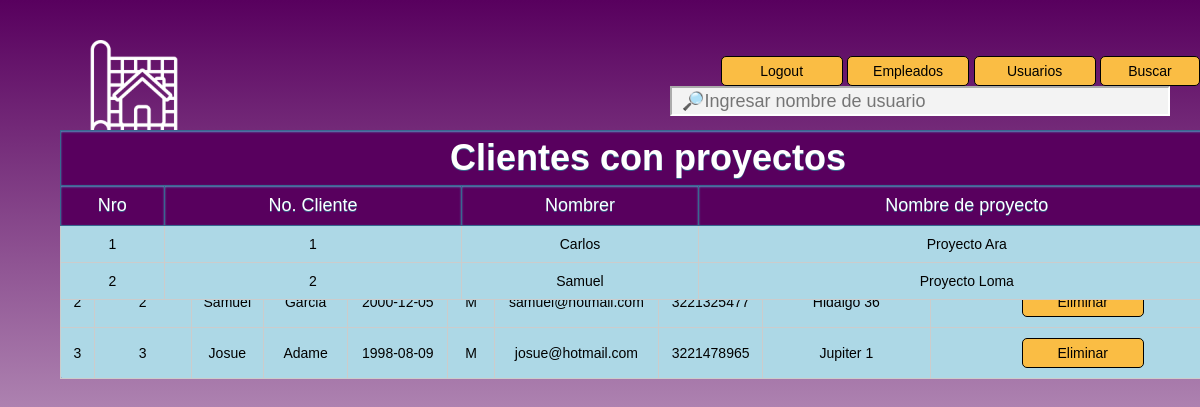
The app's page /admi/clientes.php with its own data.
### tables this page shows
CREATE TABLE `clientes` (
  `id_cliente` int(11) NOT NULL,
  `nombre` varchar(20) DEFAULT NULL,
  `apellidos` varchar(20) DEFAULT NULL,
  `fecha_nac` date DEFAULT NULL,
  `sexo` char(1) DEFAULT NULL,
  `correo` varchar(30) DEFAULT NULL,
  `num_tel` varchar(10) DEFAULT NULL,
  `direccion` varchar(50) DEFAULT NULL,
  `estatus` int(11) NOT NULL
);

CREATE TABLE `proyectos` (
  `id_proyecto` int(11) NOT NULL,
  `nombre` varchar(20) DEFAULT NULL,
  `id_encargado` int(11) DEFAULT NULL,
  `estado` varchar(10) DEFAULT NULL,
  `tiempo_estimado` int(11) DEFAULT NULL,
  `tiempo_finalizado` int(11) DEFAULT NULL,
  `id_cliente` int(11) DEFAULT NULL,
  `costo` int(11) DEFAULT NULL
);

### admi/clientes.php (the view, shortened to what this page needs)
<?php
include_once("../conexion/conexionBD.php");
?>
<html>
<head>
		<link rel="stylesheet" href="../css/style.css" />
</head>
<body>
    <table>
	<img src="../img/iconosh2.png">
			<div id="barrabuscar">
		<form method="POST">
		<a onclick="location.href='../login/log.php'">Logout</a>
        <a onclick="location.href='../admi/lis_emp.php'">Empleados</a>
        <a onclick="location.href='../admi/admi.php'">Usuarios</a>
	    <input type="submit" value="Buscar" name="btnbuscar"><input type="text" name="txtbuscar" id="cajabuscar" placeholder="&#128270;Ingresar nombre de usuario">
		</form>
		</div>
		<tr><th colspan="9"><h1>CLIENTES</h1><th colspan="2"><a style="font-weight: normal; font-size: 14px;" onclick="location.href='../admi/venta.php'">Regresar</a></th></tr>
		<tr>
		    <th>Nro</th>
			<th>No. Cliente</th>
            <th>Nombre</th>
            <th>Apellidos</th>
            <th>Fecha Nac.</th>
            <th>Sexo</th>
            <th>Correo</th>
            <th>Tel</th>
            <th>Direccion</th>
            <th>Accion</th>
			</tr>
        <?php
if(isset($_POST['btnbuscar']))
{
$buscar = $_POST['txtbuscar'];
$queryusuarios = mysqli_query($conexion, "SELECT nombre FROM clientes where id_cliente and estatus='0' like '".$buscar."%'");
}
else
{
$queryusuarios = mysqli_query($conexion, "SELECT * from clientes  where estatus='0' ORDER BY id_cliente asc");
}
		$numerofila = 0;
        while($mostrar = mysqli_fetch_array($queryusuarios))
		{    $numerofila++;
            echo "<tr>";
			echo "<td>".$numerofila."</td>";
			echo "<td>".$mostrar['id_cliente']."</td>";
            echo "<td>".$mostrar['nombre']."</td>";
            echo "<td>".$mostrar['apellidos']."</td>";
			echo "<td>".$mostrar['fecha_nac']."</td>";
			echo "<td>".$mostrar['sexo']."</td>";
			echo "<td>".$mostrar['correo']."</td>";
			echo "<td>".$mostrar['num_tel']."</td>";
			echo "<td>".$mostrar['direccion']."</td>";
            echo "<td style='width:26%'><a href=\"eliminar_cliente.php?nd=$mostrar[id_cliente]\" onClick=\"return confirm('¿Estás seguro de eliminar al cliente $mostrar[nombre]?')\">Eliminar</a></td>";
		}
        ?>
    </table>
	<br>
	<table>
		<tr><th colspan="4"><h1>Clientes con proyectos</h1></tr>
			<tr>
			<th>Nro</th>
			<th>No. Cliente</th>
            <th>Nombrer</th>
            <th>Nombre de proyecto</th>
			</tr>
        <?php
		$queryusuarios = mysqli_query($conexion, "Select clientes.id_cliente, clientes.nombre, proyectos.nombre as  Nombre_proyecto FROM clientes, proyectos where clientes.id_cliente = proyectos.id_cliente ORDER BY id_cliente asc");
		$numerofila = 0;
        while($mostrar = mysqli_fetch_array($queryusuarios))
		{    $numerofila++;
            echo "<tr>";
			echo "<td>".$numerofila."</td>";
            echo "<td>".$mostrar['id_cliente']."</td>";
            echo "<td>".$mostrar['nombre']."</td>";
			echo "<td>".$mostrar['Nombre_proyecto']."</td>";
		}
        ?>
    </table>
</body>
</html>

### css/style.css (style rules this page uses)
body { background: linear-gradient(to bottom, #58005E, white); font-family: sans-serif; margin:0; padding:0; height: 100%; width: 100%; display: flex; flex-direction: column; }
table { text-align:center; width: 90%; border-collapse: collapse; border: 1px solid black; margin:50px auto; background: white; position: absolute; top: 10%; left: 5%; }
th { background: #58005E; height: 40px; font-weight: lighter; text-shadow: 0 1px 0 black; color: white; border: 1px solid black; box-shadow: inset 0px 1px 2px black; transition: all 0.2s; font-size: 18px; }
tr { border-bottom: 1px solid black; width:100%; }
td { border: 1px solid black; padding: 10px; transition: all 0.2s; font-size: 14px; }
a,input[type="submit"],button { font-size: 14px; text-align:center; width: 100px; display: inline-block; background-color:#FABD44; padding: 6px 10px; border-radius:5px; text-decoration: none; color:black; border:1px solid black; cursor:pointer; }
h1 { font-family: sans-serif; margin:5px; }
img { position: absolute; top: 2%; left: 5%; width:100px; height:100px; float:left; position:absolute; margin-left:2%; }
#barrabuscar { color:white; text-align:right; position: absolute; left: 42%; top: 5%; }
#cajabuscar { width:500px; height:30px; font-size:18px; background-color:#f3f3f3; border-color:white; padding-left:10px; margin: 0px 30px; }

### admi/clientes.php (style rules this page uses)
body { font-family: sans-serif; margin:0; padding:0; height: 100%; width: 100%; display: flex; flex-direction: column; }
table { text-align:center; width: 98%; border-radius:5px; border: 1px solid black; margin:50px auto; background: lightblue; }
th { background: color:black; height: 40px; font-weight: black; text-shadow: 0 1px 0 #38678f; border: 1px solid #38678f; box-shadow: inset 0px 1px 2px #568ebd; transition: all 0.2s; font-size: 18px; }
tr { border-bottom: 1px solid #cccccc; width:100%; }
td { border: 1px solid #cccccc; padding: 10px; transition: all 0.2s; font-size: 14px; }
a,input[type="submit"],button { font-size: 14px; text-align:center; width: 100px; display: inline-block; background-color:#FABD44; padding: 6px 10px; border-radius:5px; text-decoration: none; color:black; border:1px solid black; cursor:pointer; }
h1 { font-family: sans-serif; margin:5px; }
img { width:100px; height:100px; float:left; position:absolute; margin:2%; }
#barrabuscar { color:white; text-align:right; }
#cajabuscar { width:500px; height:30px; font-size:18px; background-color:#f3f3f3; border-color:white; padding-left:10px; margin: 0px 30px; }

### records on screen
clientes: id_cliente "2", nombre "Samuel", apellidos "Garcia", fecha_nac "2000-12-05", sexo "M", correo "samuel@hotmail.com", num_tel "3221325477", direccion "Hidalgo 36"
clientes: id_cliente "3", nombre "Josue", apellidos "Adame", fecha_nac "1998-08-09", sexo "M", correo "josue@hotmail.com", num_tel "3221478965", direccion "Jupiter 1"
proyectos: id_cliente.id_cliente "1", id_cliente.nombre "Carlos", nombre "Proyecto Ara"
proyectos: id_cliente.id_cliente "2", id_cliente.nombre "Samuel", nombre "Proyecto Loma"
